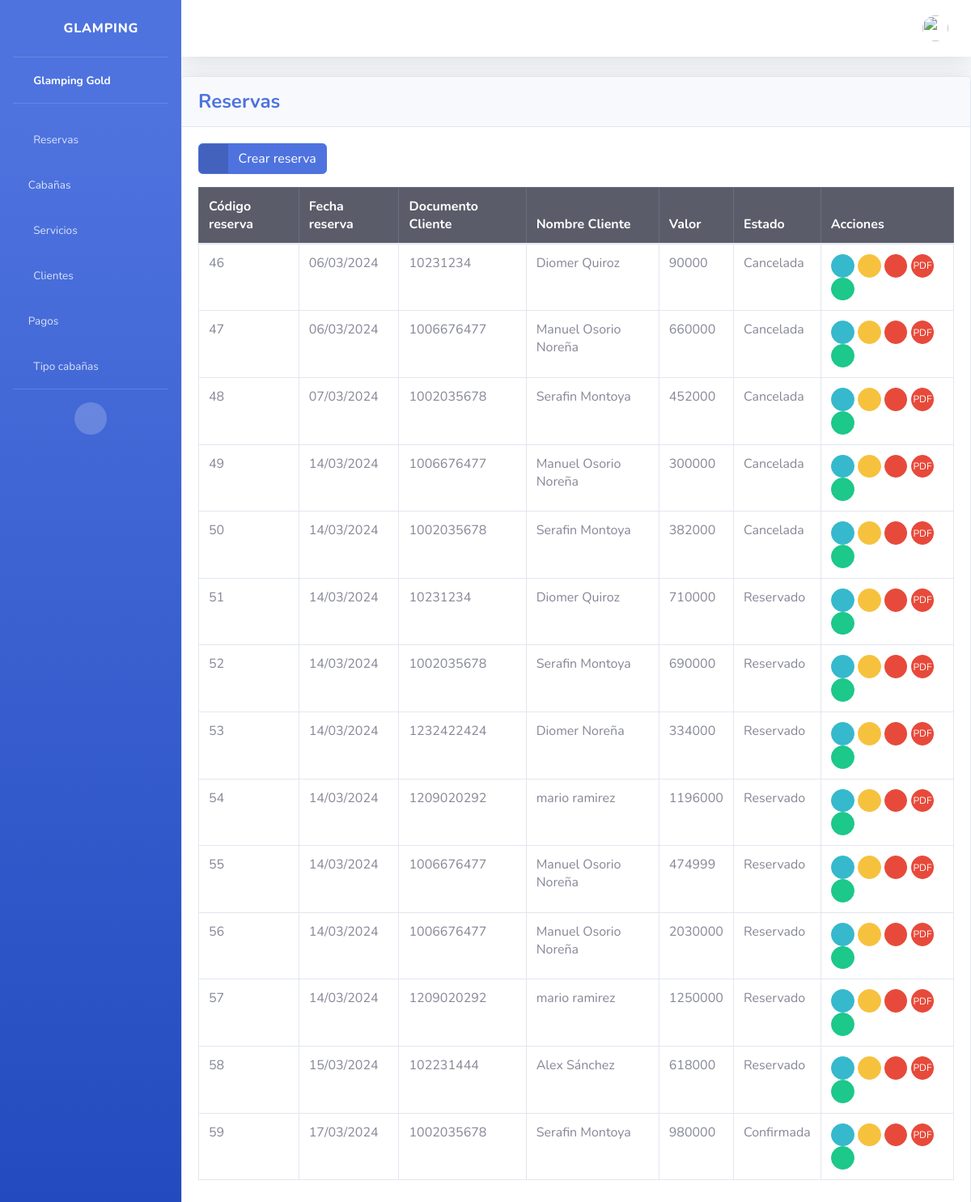
The app's page /reservas/ (signed in), older data.
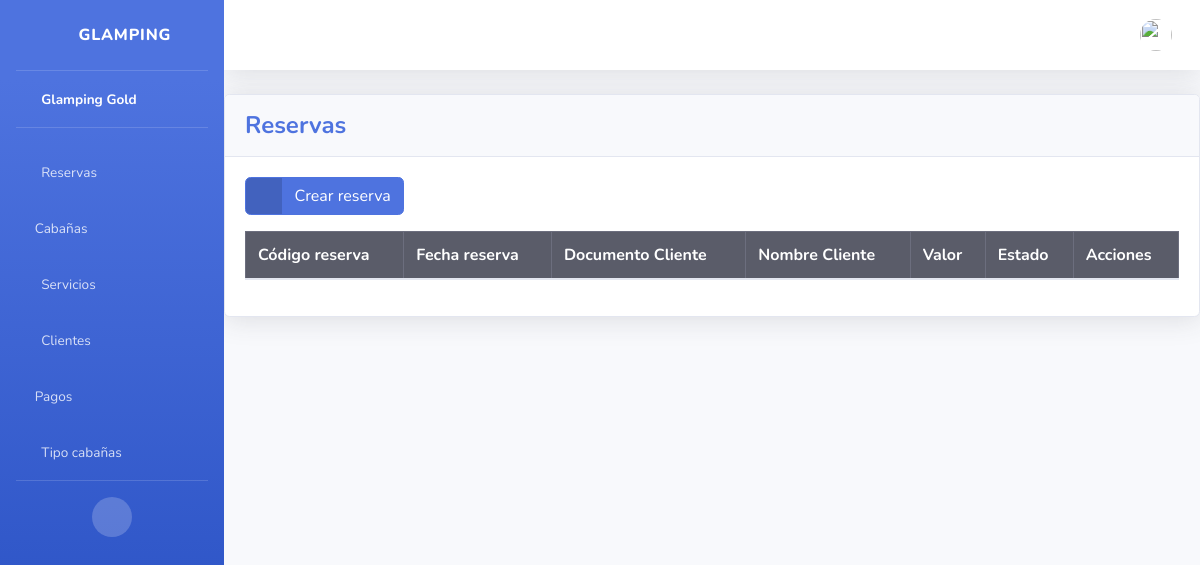
The same page, newer data.
### reservas/models.py (models this page shows, shortened)
class Reserva(models.Model):
    fecha_reserva = models.DateField()
    fecha_inicio = models.DateField()
    fecha_fin = models.DateField()
    precio = models.IntegerField()
    estado = models.CharField(max_length=20, default='Reservado')
    cliente = models.ForeignKey('cliente.Cliente', on_delete= models.DO_NOTHING)

### cliente/models.py (models this page shows)
class Cliente(models.Model):
    nombre = models.CharField(max_length=255)
    documento = models.IntegerField(unique=True)
    email = models.CharField(max_length=50, unique=True)
    telefone = models.IntegerField(unique=True)
    nacionalidad = models.CharField(max_length=255)
    status = models.BooleanField(default=True)
    def __str__(self):
        return self.nombre

### reservas/views.py (the view)
# urls.py: path('reservas/', include('reservas.urls')),
def reservas(request):
    reservas_list = Reserva.objects.all()
    return render(request, 'reservas/index.html', {'reservas_list': reservas_list})

### templates/reservas/index.html (shortened to what this page needs)
{% extends 'base.html' %}
{% block content %}
<div class="card shadow mb-4">
    <div class="card-header py-3">
        <h4 class="m-0 font-weight-bold text-primary">Reservas</h4>
    </div>
    <div class="card-body">
        <div class="table-responsive">
            <a href="{% url 'create_reserva' %}" class="btn btn-primary btn-icon-split mb-3">
                <span class="icon text-white-50">
                    <i class="fas fa-plus"></i>
                </span>
                <span class="text">Crear reserva</span>
            </a>
            <table class="table table-bordered" id="dataTable" width="100%" cellspacing="0">
                <thead class="table-dark">
                    <tr>
                        <th>Código reserva</th>
                        <th>Fecha reserva</th>
                        <th>Documento Cliente</th>
                        <th>Nombre Cliente</th>
                        <th>Valor</th>
                        <th>Estado</th>
                        <th>Acciones</th>
                    </tr>
                </thead>
                <tbody>
                    {% if request.user.is_superuser or request.user.is_staff %}
                        {% for reserva in reservas_list %}
                            <tr>
                                <td>{{ reserva.id }}</td>
                                <td>{{ reserva.fecha_reserva|date:"d/m/Y" }}</td>
                                <td>{{ reserva.cliente.documento}}</td>
                                <td>{{ reserva.cliente}}</td>
                                <td>{{ reserva.precio }}</td>
                                <td>{{ reserva.estado }}</td>
                                <td>
                                    <a href="{% url 'detail_reserva' reserva.id %}" class="btn btn-info btn-circle btn-sm">
                                        <i class="fas fa-info-circle"></i></a>
                                    <a href="{% url 'edit_reserva' reserva.id %}" class="btn btn-warning btn-circle btn-sm">
                                        <i class="fas fa-edit"></i>
                                    </a>
                                    <a href="{% url 'cancel_reserva' reserva.id %}" class="btn btn-danger btn-circle btn-sm deleteBtn">
                                        <i class="fas fa-times"></i>
                                    </a>
                                    <a href="{% url 'Pdfview' reserva.id %}" class="btn btn-danger btn-circle btn-sm">
                                        <span>PDF</span>
                                    </a>
                                    <a href="{% url 'pago_reserva' reserva.id %}" class="btn btn-success btn-circle btn-sm">
                                        <i class="fa fa-credit-card "></i>
                                    </a>
                                </td>
                            </tr>
                        {% endfor %}
                    {% endif %}
                </tbody>
            </table>
        </div>
    </div>
</div>
{% endblock %}

Row changes from the older to the newer data that the page shows:
removed Reserva: id "46", fecha_reserva "06/03/2024", cliente.documento "10231234", cliente "Diomer Quiroz", precio "90000", estado "Cancelada"
removed Reserva: id "47", fecha_reserva "06/03/2024", cliente.documento "1006676477", cliente "Manuel Osorio Noreña", precio "660000", estado "Cancelada"
removed Reserva: id "48", fecha_reserva "07/03/2024", cliente.documento "1002035678", cliente "Serafin Montoya", precio "452000", estado "Cancelada"
removed Reserva: id "49", fecha_reserva "14/03/2024", cliente.documento "1006676477", cliente "Manuel Osorio Noreña", precio "300000", estado "Cancelada"
removed Reserva: id "50", fecha_reserva "14/03/2024", cliente.documento "1002035678", cliente "Serafin Montoya", precio "382000", estado "Cancelada"
removed Reserva: id "51", fecha_reserva "14/03/2024", cliente.documento "10231234", cliente "Diomer Quiroz", precio "710000", estado "Reservado"
removed Reserva: id "52", fecha_reserva "14/03/2024", cliente.documento "1002035678", cliente "Serafin Montoya", precio "690000", estado "Reservado"
removed Reserva: id "53", fecha_reserva "14/03/2024", cliente.documento "1232422424", cliente "Diomer Noreña", precio "334000", estado "Reservado"
removed Reserva: id "54", fecha_reserva "14/03/2024", cliente.documento "1209020292", cliente "mario ramirez", precio "1196000", estado "Reservado"
removed Reserva: id "55", fecha_reserva "14/03/2024", cliente.documento "1006676477", cliente "Manuel Osorio Noreña", precio "474999", estado "Reservado"
removed Reserva: id "56", fecha_reserva "14/03/2024", cliente.documento "1006676477", cliente "Manuel Osorio Noreña", precio "2030000", estado "Reservado"
removed Reserva: id "57", fecha_reserva "14/03/2024", cliente.documento "1209020292", cliente "mario ramirez", precio "1250000", estado "Reservado"
removed Reserva: id "58", fecha_reserva "15/03/2024", cliente.documento "102231444", cliente "Alex Sánchez", precio "618000", estado "Reservado"
removed Reserva: id "59", fecha_reserva "17/03/2024", cliente.documento "1002035678", cliente "Serafin Montoya", precio "980000", estado "Confirmada"
